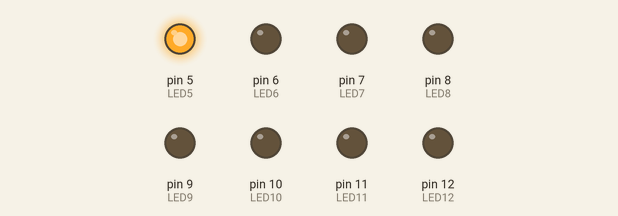
Recording of a sketch running on a simulated Arduino Uno, built with avr-gcc and run on an emulated ATmega328P. On the bench: output pins drawn as LEDs (lit = HIGH).

Above: at 0.02 s.
At 0.32 s:
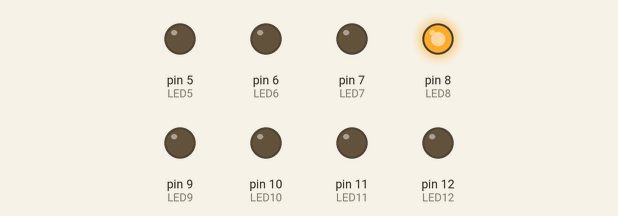
At 0.72 s:
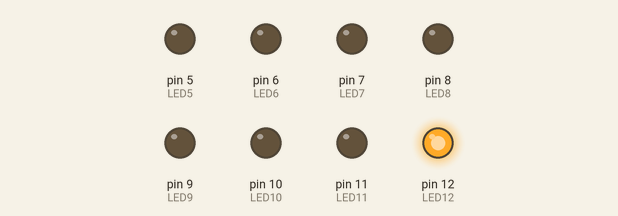
At 1.47 s:
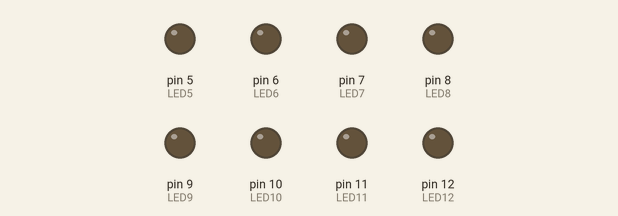
At 2.22 s:
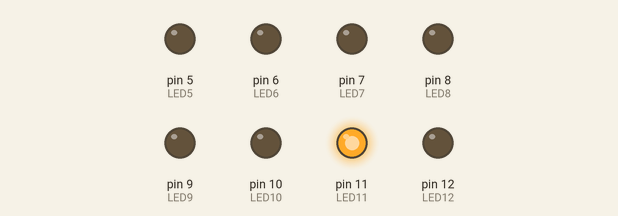
At 2.92 s:
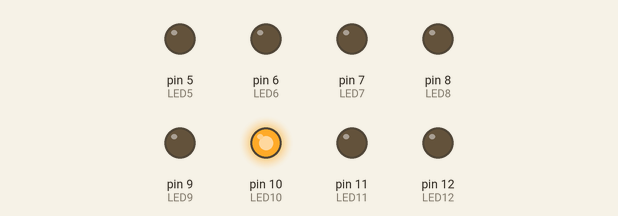
Timing chart, 0 to 3.2 s (numbered marks = the images above):
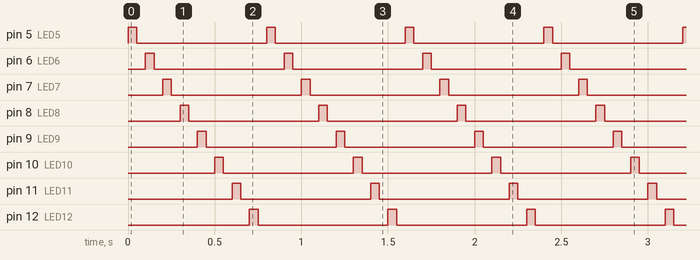

The sketch:

Programa_3.ino
```cpp
/*************************************************************************
**                                                                      **
**                                  Serial                              **
**       Joan torrescasana                             5/03/2017       **
*************************************************************************/

//****** Includes  *******************************************************


//****** Variables *******************************************************

  int LED5 = 5;                        // LED5 es el pin digital 5
int LED6 = 6;                         // LED6 es el pin digital 6
int LED7 = 7;                         // LED7 es el pin digital 7
int LED8 = 8;                         // LED8 es el pin digital 8
int LED9 = 9;                         // LED9 es el pin digital 9
int LED10 = 10;                       // LED10 es el pin digital 10
int LED11 = 11;                       // LED11 es el pin digital 11
int LED12 = 12;                       // LED12 es el pin digital 12


//********** SETUP ****************************************************************
void setup()
{                                     // S'executa un sol cop

  pinMode(LED5, OUTPUT);              // defineix el pin 5 com a sortida
  pinMode(LED6, OUTPUT);              // defineix el pin 6 com a sortida
  pinMode(LED7, OUTPUT);              // defineix el pin 7 com a sortida
  pinMode(LED8, OUTPUT);              // defineix el pin 8 com a sortida
  pinMode(LED9, OUTPUT);              // defineix el pin 9 com a sortida
  pinMode(LED10, OUTPUT);             // defineix el pin 10 com a sortida
  pinMode(LED11, OUTPUT);             // defineix el pin 11 com a sortida
  pinMode(LED12, OUTPUT);             // defineix el pin 12 com as ortida

}

//********** LOOP *****************************************************************
void loop()
{                                     // S'executa repetidament

  digitalWrite(LED5, HIGH);
  delay(50);                        // espera 50msegon// activa el LED5
  digitalWrite(LED5, LOW);            // desactiva el LED5
  delay(50);
  digitalWrite(LED6, HIGH);          // activa el LED6
  delay(50);                        // espera 50ms segon
  digitalWrite(LED6, LOW);           // desactiva el LED6
  delay(50);                        // espera 50 mssegon
  digitalWrite(LED7, HIGH);           // activa el LED7
  delay(50);                        // espera 50ms segon
  digitalWrite(LED7, LOW);            // desactiva el LED7
  delay(50);                        // espera 50ms segon
  digitalWrite(LED8, HIGH);            // activa el LED8
  delay(50);                        // espera 50ms segon
  digitalWrite(LED8, LOW);           // desactiva el LED8
  delay(50);                        // espera 50ms segon
  digitalWrite(LED9, HIGH);           // activa el LED9
  delay(50);                        // espera 50ms segon
  digitalWrite(LED9, LOW);            // desactiva el LED9
  delay(50);                        // espera 50ms segon
  digitalWrite(LED10, HIGH);           // activa el LED10
  delay(50);                        // espera 50ms segon
  digitalWrite(LED10, LOW);          // desactiva el LED10
  delay(50);                        // espera 50ms segon
  digitalWrite(LED11, HIGH);          // activa el LED11
  delay(50);                        // espera 50ms segon
  digitalWrite(LED11, LOW);           // desactiva el LED11
  delay(50);                        // espera 50ms segon
  digitalWrite(LED12, HIGH);           // activa el LED12
  delay(50);                        // espera 50ms segon
  digitalWrite(LED12, LOW);          // desactiva el LED12
  delay(50);                        // espera 50ms segon

}
```

Measured:
- by itself, pin 5 (LED5), pin 6 (LED6), pin 7 (LED7), pin 8 (LED8), pin 9 (LED9), pin 10 (LED10), pin 11 (LED11), pin 12 (LED12): alternates HIGH for 0.05 s and LOW for 0.75 s
- by itself, everything shown: repeats every 0.80 s, in 16 steps
